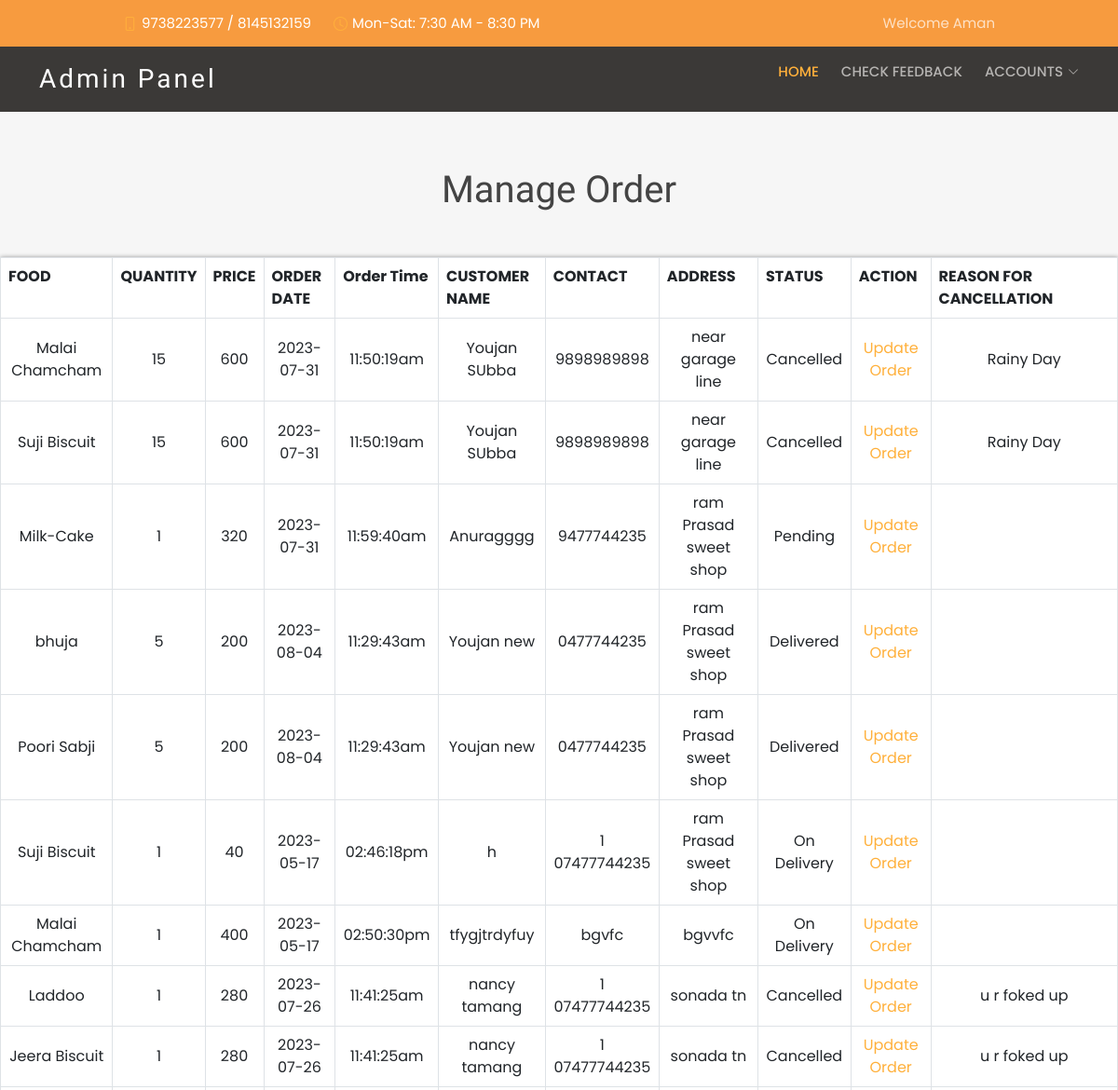
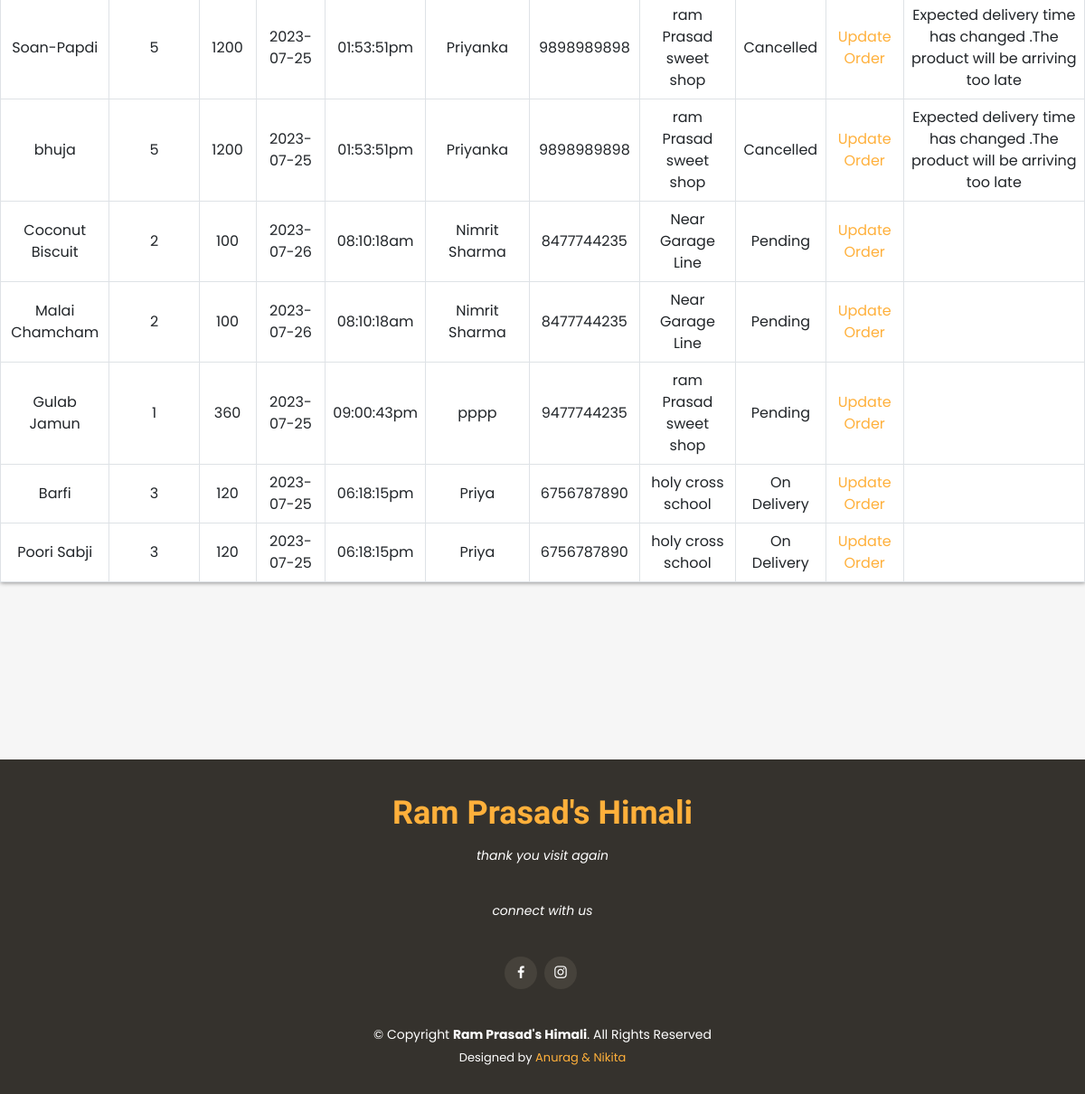
Screenshot of /foodordermanage.php (signed in) with the database file from the repository (2 pictures, top to bottom).
### tables this page shows
CREATE TABLE IF NOT EXISTS `inventory` (
  `id` int NOT NULL AUTO_INCREMENT,
  `cid` int NOT NULL,
  `category` varchar(30) NOT NULL,
  `item_Name` varchar(30) NOT NULL,
  `quantity` int NOT NULL DEFAULT '0',
  `price` varchar(30) NOT NULL,
  `price_for` varchar(50) NOT NULL,
  `image` varchar(1024) DEFAULT NULL,
  `description` varchar(30) NOT NULL,
  `specials` int NOT NULL,
  PRIMARY KEY (`id`)
);

CREATE TABLE IF NOT EXISTS `checkout` (
  `id` int NOT NULL AUTO_INCREMENT,
  `pid` varchar(50) NOT NULL,
  `cid` int NOT NULL,
  `prod_id` varchar(6) NOT NULL,
  `quantity` varchar(6) NOT NULL,
  `o_date` varchar(34) NOT NULL,
  `time` varchar(10) NOT NULL,
  `UserName` varchar(50) NOT NULL,
  `home` varchar(50) NOT NULL,
  `town_city` varchar(50) NOT NULL,
  `phone_no` varchar(50) NOT NULL,
  `email` varchar(50) NOT NULL,
  `pincode` int NOT NULL,
  `status` int NOT NULL,
  `reason` varchar(400) NOT NULL,
  `price` int NOT NULL,
  PRIMARY KEY (`id`)
);

### foodordermanage.php (the view, shortened to what this page needs)
<!DOCTYPE html>
<html lang="en">
<head>
  <link href="assets/vendor/animate.css/animate.min.css" rel="stylesheet">
  <link href="assets/vendor/bootstrap/css/bootstrap.min.css" rel="stylesheet">
  <link href="assets/vendor/bootstrap-icons/bootstrap-icons.css" rel="stylesheet">
  <link href="assets/vendor/boxicons/css/boxicons.min.css" rel="stylesheet">
  <link href="assets/vendor/glightbox/css/glightbox.min.css" rel="stylesheet">
  <link href="assets/vendor/swiper/swiper-bundle.min.css" rel="stylesheet">
  <link rel="stylesheet" href="assets/css/invoice.css">
  <link href="assets/css/style.css" rel="stylesheet">
</head>
<body>
<?php
include("templets/adminnav.php");
?>
      <?php if(isset( $_SESSION["logged_in"])){ ?>
      	<?php
include("conn.php");
$products_sql = "SELECT * from inventory INNER JOIN checkout ON checkout.prod_id = inventory.id";
$products_result = mysqli_query($conn,$products_sql);
$rows = mysqli_fetch_all($products_result,MYSQLI_ASSOC);
?>
    <section>
        <h1 class="text-center">Manage Order</h1>
        <br><br>
            <table class="table table-bordered">
                        <tr>
                            <th >FOOD</th>
                            <th>QUANTITY </th>
                            <th>PRICE</th>
                            <th>ORDER DATE</th>
                            <th>Order Time</th>
                            <th>CUSTOMER NAME</th>
                            <th>CONTACT</th>
                            <th>ADDRESS</th>
                            <th>STATUS</th>
                            <th>ACTION</th>
                            <th>REASON FOR CANCELLATION</th>
                        </tr>
                        <?php foreach($rows as $row):?>
                        <tr>
                            <td><?php echo $row['item_Name']?></td>
                            <td><?php echo $row['quantity']?></td>
                            <td><?php echo $row['price']?></td>
                            <td><?php echo $row['o_date']?></td>
                            <td><?php echo $row['time']?></td>
                            <td><?php echo $row['UserName']?></td>
                            <td><?php echo $row['phone_no']?></td>
                            <td><?php echo $row['home']?></td>
                            <td><?php if($row['status'] == 0){
								echo "Pending";
								}elseif($row['status'] == 1){
									echo "On Delivery";
									}elseif($row['status'] == 2){
									echo "Delivered";
									}elseif($row['status'] == 3){
									echo "Cancelled";
									}?></td>
							<td><a href="updateorder.php?pid=<?php echo $row['pid']?>">Update Order </a></td>
                            <td><?php echo $row['reason']?></td>
                        </tr>
                        <?php endforeach; ?>
            </table>
    </section>
        </body>
        <?php }else{ ?>
<?php echo "not login" ?>
<?php header("Location: login.php") ?>
 <?php }  ?>
 <?php
		 include("templets/footer.php");
		 ?>
</html>

### assets/css/invoice.css (style rules this page uses)
body { background-color: #F6F6F6; margin: 0; padding: 0; }
h1,h2,h3,h4,h5,h6 { margin: 0; padding: 0; }
table { background-color: #fff; width: 100%; border-collapse: collapse; }
table td { vertical-align: middle !important; text-align: center; }
table th, table td { padding-top: 08px; padding-bottom: 08px; }
.table-bordered { box-shadow: 0px 0px 5px 0.5px gray; }
.table-bordered td, .table-bordered th { border: 1px solid #dee2e6; }

### assets/css/style.css (style rules this page uses)
body { font-family: "Poppins", sans-serif; color: #444444; }
a { text-decoration: none; color: #ffb03b; }
h1, h2, h3, h4, h5, h6 { font-family: "Satisfy", sans-serif; }
section { padding: 60px 0; }

### rows the page displays
inventory: item_Name "Malai Chamcham", checkout.quantity "15", checkout.price "600", checkout.o_date "2023-07-31", checkout.time "11:50:19am", checkout.UserName "Youjan SUbba", checkout.phone_no "9898989898", checkout.home "near garage line", shows "Cancelled", checkout.reason "Rainy Day", checkout.quantity "1", checkout.price "400", checkout.o_date "2023-05-17", checkout.time "02:50:30pm", checkout.UserName "tfygjtrdyfuy", checkout.phone_no "bgvfc", checkout.home "bgvvfc", checkout.quantity "2", checkout.price "100", checkout.o_date "2023-07-26", checkout.time "08:10:18am", checkout.UserName "Nimrit Sharma", checkout.phone_no "8477744235", checkout.home "Near Garage Line"
inventory: item_Name "Suji Biscuit", checkout.quantity "15", checkout.price "600", checkout.o_date "2023-07-31", checkout.time "11:50:19am", checkout.UserName "Youjan SUbba", checkout.phone_no "9898989898", checkout.home "near garage line", shows "Cancelled", checkout.reason "Rainy Day", checkout.quantity "1", checkout.price "40", checkout.o_date "2023-05-17", checkout.time "02:46:18pm", checkout.UserName "h", checkout.phone_no "1 07477744235", checkout.home "ram Prasad sweet shop"
inventory: item_Name "Milk-Cake", checkout.quantity "1", checkout.price "320", checkout.o_date "2023-07-31", checkout.time "11:59:40am", checkout.UserName "Anuragggg", checkout.phone_no "9477744235", checkout.home "ram Prasad sweet shop", shows "Pending"
inventory: item_Name "bhuja", checkout.quantity "5", checkout.price "200", checkout.o_date "2023-08-04", checkout.time "11:29:43am", checkout.UserName "Youjan new", checkout.phone_no "0477744235", checkout.home "ram Prasad sweet shop", shows "Delivered", checkout.price "1200", checkout.o_date "2023-07-25", checkout.time "01:53:51pm", checkout.UserName "Priyanka", checkout.phone_no "9898989898", checkout.reason "Expected delivery time has changed .The product will be arriving too late"
inventory: item_Name "Poori Sabji", checkout.quantity "5", checkout.price "200", checkout.o_date "2023-08-04", checkout.time "11:29:43am", checkout.UserName "Youjan new", checkout.phone_no "0477744235", checkout.home "ram Prasad sweet shop", shows "Delivered", checkout.quantity "3", checkout.price "120", checkout.o_date "2023-07-25", checkout.time "06:18:15pm", checkout.UserName "Priya", checkout.phone_no "6756787890", checkout.home "holy cross school"
inventory: item_Name "Laddoo", checkout.quantity "1", checkout.price "280", checkout.o_date "2023-07-26", checkout.time "11:41:25am", checkout.UserName "nancy tamang", checkout.phone_no "1 07477744235", checkout.home "sonada tn", shows "Cancelled", checkout.reason "u r foked up"
inventory: item_Name "Jeera Biscuit", checkout.quantity "1", checkout.price "280", checkout.o_date "2023-07-26", checkout.time "11:41:25am", checkout.UserName "nancy tamang", checkout.phone_no "1 07477744235", checkout.home "sonada tn", shows "Cancelled", checkout.reason "u r foked up"
inventory: item_Name "Soan-Papdi", checkout.quantity "5", checkout.price "1200", checkout.o_date "2023-07-25", checkout.time "01:53:51pm", checkout.UserName "Priyanka", checkout.phone_no "9898989898", checkout.home "ram Prasad sweet shop", shows "Cancelled", checkout.reason "Expected delivery time has changed .The product will be arriving too late"
inventory: item_Name "Coconut Biscuit", checkout.quantity "2", checkout.price "100", checkout.o_date "2023-07-26", checkout.time "08:10:18am", checkout.UserName "Nimrit Sharma", checkout.phone_no "8477744235", checkout.home "Near Garage Line", shows "Pending"
inventory: item_Name "Gulab Jamun", checkout.quantity "1", checkout.price "360", checkout.o_date "2023-07-25", checkout.time "09:00:43pm", checkout.UserName "pppp", checkout.phone_no "9477744235", checkout.home "ram Prasad sweet shop", shows "Pending"
inventory: item_Name "Barfi", checkout.quantity "3", checkout.price "120", checkout.o_date "2023-07-25", checkout.time "06:18:15pm", checkout.UserName "Priya", checkout.phone_no "6756787890", checkout.home "holy cross school", shows "On Delivery"

### other values shown
$_SESSION["firstName"] "Aman"
